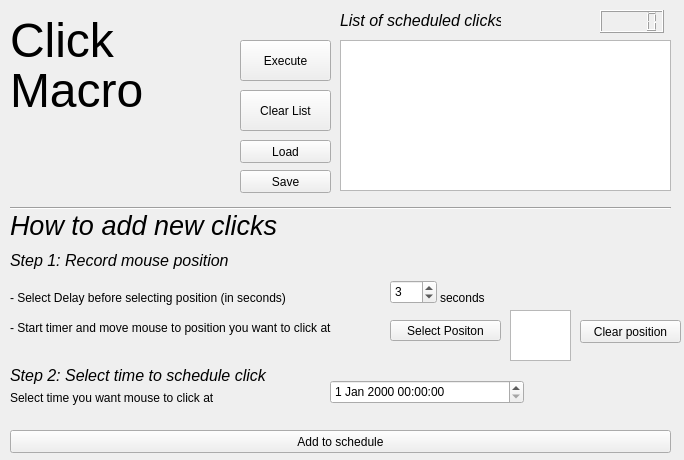
<?xml version="1.0" encoding="UTF-8"?>
<ui version="4.0">
 <class>MainWindow</class>
 <widget class="QWidget" name="MainWindow">
  <property name="geometry">
   <rect>
    <x>0</x>
    <y>0</y>
    <width>684</width>
    <height>460</height>
   </rect>
  </property>
  <property name="windowTitle">
   <string>Click Macro</string>
  </property>
  <widget class="QPushButton" name="positionButton">
   <property name="geometry">
    <rect>
     <x>390</x>
     <y>320</y>
     <width>111</width>
     <height>21</height>
    </rect>
   </property>
   <property name="text">
    <string>Select Positon</string>
   </property>
  </widget>
  <widget class="QLabel" name="label">
   <property name="geometry">
    <rect>
     <x>10</x>
     <y>210</y>
     <width>371</width>
     <height>31</height>
    </rect>
   </property>
   <property name="font">
    <font>
     <pointsize>20</pointsize>
     <italic>true</italic>
    </font>
   </property>
   <property name="text">
    <string>How to add new clicks</string>
   </property>
  </widget>
  <widget class="QLCDNumber" name="numClicks">
   <property name="geometry">
    <rect>
     <x>600</x>
     <y>10</y>
     <width>64</width>
     <height>23</height>
    </rect>
   </property>
  </widget>
  <widget class="QSpinBox" name="secondSelector">
   <property name="geometry">
    <rect>
     <x>390</x>
     <y>280</y>
     <width>47</width>
     <height>24</height>
    </rect>
   </property>
   <property name="value">
    <number>3</number>
   </property>
  </widget>
  <widget class="QLabel" name="label_2">
   <property name="geometry">
    <rect>
     <x>10</x>
     <y>290</y>
     <width>311</width>
     <height>16</height>
    </rect>
   </property>
   <property name="text">
    <string>- Select Delay before selecting position (in seconds)</string>
   </property>
  </widget>
  <widget class="QLabel" name="label_3">
   <property name="geometry">
    <rect>
     <x>10</x>
     <y>320</y>
     <width>371</width>
     <height>16</height>
    </rect>
   </property>
   <property name="text">
    <string>- Start timer and move mouse to position you want to click at</string>
   </property>
  </widget>
  <widget class="QLabel" name="label_4">
   <property name="geometry">
    <rect>
     <x>10</x>
     <y>390</y>
     <width>281</width>
     <height>16</height>
    </rect>
   </property>
   <property name="text">
    <string>Select time you want mouse to click at</string>
   </property>
  </widget>
  <widget class="QLabel" name="label_5">
   <property name="geometry">
    <rect>
     <x>10</x>
     <y>250</y>
     <width>451</width>
     <height>21</height>
    </rect>
   </property>
   <property name="font">
    <font>
     <pointsize>12</pointsize>
     <italic>true</italic>
    </font>
   </property>
   <property name="text">
    <string>Step 1: Record mouse position</string>
   </property>
  </widget>
  <widget class="QLabel" name="label_6">
   <property name="geometry">
    <rect>
     <x>10</x>
     <y>360</y>
     <width>451</width>
     <height>31</height>
    </rect>
   </property>
   <property name="font">
    <font>
     <pointsize>12</pointsize>
     <italic>true</italic>
    </font>
   </property>
   <property name="text">
    <string>Step 2: Select time to schedule click</string>
   </property>
  </widget>
  <widget class="QDateTimeEdit" name="scheduleSelector">
   <property name="geometry">
    <rect>
     <x>330</x>
     <y>380</y>
     <width>194</width>
     <height>24</height>
    </rect>
   </property>
  </widget>
  <widget class="QPushButton" name="addToScheduleButton">
   <property name="geometry">
    <rect>
     <x>10</x>
     <y>430</y>
     <width>661</width>
     <height>23</height>
    </rect>
   </property>
   <property name="text">
    <string>Add to schedule</string>
   </property>
  </widget>
  <widget class="Line" name="line">
   <property name="geometry">
    <rect>
     <x>10</x>
     <y>200</y>
     <width>661</width>
     <height>16</height>
    </rect>
   </property>
   <property name="orientation">
    <enum>Qt::Horizontal</enum>
   </property>
  </widget>
  <widget class="QPushButton" name="clearPositionButton">
   <property name="geometry">
    <rect>
     <x>580</x>
     <y>320</y>
     <width>101</width>
     <height>23</height>
    </rect>
   </property>
   <property name="text">
    <string>Clear position</string>
   </property>
  </widget>
  <widget class="QPushButton" name="executeButton">
   <property name="geometry">
    <rect>
     <x>240</x>
     <y>40</y>
     <width>91</width>
     <height>41</height>
    </rect>
   </property>
   <property name="text">
    <string>Execute</string>
   </property>
  </widget>
  <widget class="QPushButton" name="clearListButton">
   <property name="geometry">
    <rect>
     <x>240</x>
     <y>90</y>
     <width>91</width>
     <height>41</height>
    </rect>
   </property>
   <property name="text">
    <string>Clear List</string>
   </property>
  </widget>
  <widget class="QPushButton" name="saveButton">
   <property name="geometry">
    <rect>
     <x>240</x>
     <y>170</y>
     <width>91</width>
     <height>23</height>
    </rect>
   </property>
   <property name="text">
    <string>Save</string>
   </property>
  </widget>
  <widget class="QPushButton" name="loadButton">
   <property name="geometry">
    <rect>
     <x>240</x>
     <y>140</y>
     <width>91</width>
     <height>23</height>
    </rect>
   </property>
   <property name="text">
    <string>Load</string>
   </property>
  </widget>
  <widget class="QLabel" name="label_8">
   <property name="geometry">
    <rect>
     <x>10</x>
     <y>10</y>
     <width>121</width>
     <height>61</height>
    </rect>
   </property>
   <property name="font">
    <font>
     <family>Ubuntu</family>
     <pointsize>36</pointsize>
    </font>
   </property>
   <property name="text">
    <string>Click</string>
   </property>
  </widget>
  <widget class="QLabel" name="label_9">
   <property name="geometry">
    <rect>
     <x>10</x>
     <y>60</y>
     <width>151</width>
     <height>61</height>
    </rect>
   </property>
   <property name="font">
    <font>
     <family>Ubuntu</family>
     <pointsize>36</pointsize>
     <italic>false</italic>
    </font>
   </property>
   <property name="text">
    <string>Macro</string>
   </property>
  </widget>
  <widget class="QLabel" name="label_10">
   <property name="geometry">
    <rect>
     <x>340</x>
     <y>10</y>
     <width>161</width>
     <height>21</height>
    </rect>
   </property>
   <property name="font">
    <font>
     <family>Ubuntu</family>
     <pointsize>12</pointsize>
     <italic>true</italic>
    </font>
   </property>
   <property name="text">
    <string>List of scheduled clicks</string>
   </property>
  </widget>
  <widget class="QLabel" name="label_7">
   <property name="geometry">
    <rect>
     <x>440</x>
     <y>290</y>
     <width>59</width>
     <height>15</height>
    </rect>
   </property>
   <property name="text">
    <string>seconds</string>
   </property>
  </widget>
  <widget class="QTextEdit" name="positionDisplay">
   <property name="geometry">
    <rect>
     <x>510</x>
     <y>310</y>
     <width>61</width>
     <height>51</height>
    </rect>
   </property>
   <property name="verticalScrollBarPolicy">
    <enum>Qt::ScrollBarAlwaysOff</enum>
   </property>
   <property name="horizontalScrollBarPolicy">
    <enum>Qt::ScrollBarAlwaysOff</enum>
   </property>
  </widget>
  <widget class="QTableWidget" name="scheduleTable">
   <property name="geometry">
    <rect>
     <x>340</x>
     <y>40</y>
     <width>331</width>
     <height>151</height>
    </rect>
   </property>
   <property name="horizontalScrollBarPolicy">
    <enum>Qt::ScrollBarAlwaysOff</enum>
   </property>
  </widget>
 </widget>
 <resources/>
 <connections/>
</ui>
